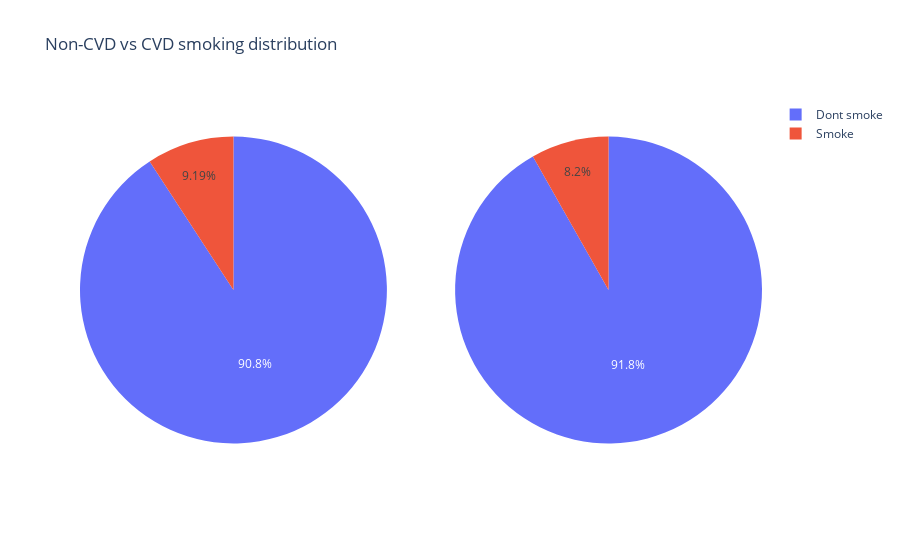

The code cell stored with this chart in its notebook:
### Markdown cell above
##### Smoking

### Code cell
#Smoking
cvd = cleanedData.loc[cleanedData['cardio'] == 1, 'smoke'].copy()
non_cvd = cleanedData.loc[cleanedData['cardio'] == 0, 'smoke'].copy()

#Visualisation
fig = make_subplots(rows=1, cols=2, specs=[[{"type": "pie"}, {"type": "pie"}]])
fig.update_layout(title_text="Non-CVD vs CVD smoking distribution", template="plotly_white")
fig.add_trace(go.Pie(values=non_cvd.value_counts().values,labels=['Dont smoke', 'Smoke']),row=1, col=1)
fig.add_trace(go.Pie(values=cvd.value_counts().values,labels=['Dont smoke', 'Smoke']),row=1, col=2)
fig.show()

### Figure 1 — Plotly figure (JSON) as saved in the notebook; plotly's stock layout.template omitted (floating-point values rounded to 4 significant figures)
{"data": [{"domain": {"x": [0, 0.45], "y": [0, 1]}, "labels": ["Dont smoke", "Smoke"], "type": "pie", "values": [31073, 3145]}, {"domain": {"x": [0.55, 1], "y": [0, 1]}, "labels": ["Dont smoke", "Smoke"], "type": "pie", "values": [30358, 2713]}], "layout": {"title": {"text": "Non-CVD vs CVD smoking distribution"}}}
